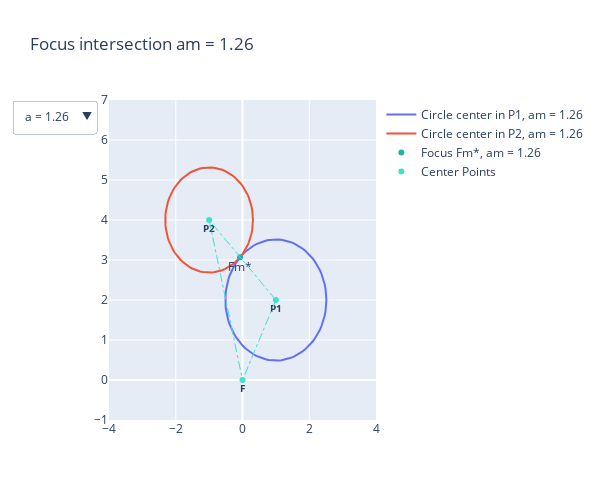

Notebook source saved alongside this figure:
### Markdown cell above
Make the interactive plot

### Code cell
fig = go.Figure()

#para a = 1.3
fig.add_trace(go.Scatter(x=circulo1[0][0], y=circulo1[0][1], mode="lines", name=f"Circle center in P1, am = {np.round(a[0], 2)}"))
fig.add_trace(go.Scatter(x=circulo2[0][0], y=circulo2[0][1], mode="lines", name=f"Circle center in P2, am = {np.round(a[0], 2)}"))

fig.add_trace(go.Scatter(x=[F2_list[0][0]], y=[F2_list[0][1]], mode="markers+text", 
                         text=["Fm*"], textposition="bottom center", textfont=dict(size=12), 
                         marker = dict(color=["LightSeaGreen", "LightSeaGreen"]), name=f"Focus Fm*, am = {np.round(a[0], 2)}"))

#para a = 1.5
fig.add_trace(go.Scatter(x=circulo1[1][0], y=circulo1[1][1], mode="lines", name=f"Circle center in P1, a = {a[1]}", visible=False))
fig.add_trace(go.Scatter(x=circulo2[1][0], y=circulo2[1][1], mode="lines", name=f"Circle center in P2, a = {a[1]}", visible=False))

fig.add_trace(go.Scatter(x=[F1_list[1][0], F2_list[1][0]], y=[F1_list[1][1], F2_list[1][1]], mode="markers+text", 
                         text=["F1**", "F1*"], textposition="bottom center", textfont=dict(size=12), 
                         marker = dict(color=["LightSeaGreen", "LightSeaGreen"]), name=f"Focus F1*, F1** a = {a[1]}", visible=False))

#para a = 1.7
fig.add_trace(go.Scatter(x=circulo1[2][0], y=circulo1[2][1], mode="lines", name=f"Circle center in P1, a = {a[2]}", visible=False))
fig.add_trace(go.Scatter(x=circulo2[2][0], y=circulo2[2][1], mode="lines", name=f"Circle center in P2, a = {a[2]}", visible=False))

fig.add_trace(go.Scatter(x=[F1_list[2][0], F2_list[2][0]], y=[F1_list[2][1], F2_list[2][1]], mode="markers+text", 
                         text=["F2**", "F2*"], textposition="bottom center", textfont=dict(size=12), 
                         marker = dict(color=["LightSeaGreen", "LightSeaGreen"]), name=f"Focus F2*, F2** a = {a[2]}", visible=False))

fig.add_trace(go.Scatter(x=[P1[0], P2[0], F[0]], y=[P1[1], P2[1], F[1]], mode="markers+text", 
                         text=["<b>P1</b>", "<b>P2</b>", "<b>F</b>"], textposition="bottom center", textfont=dict(size=10), 
                         marker = dict(color=["turquoise", "turquoise", "turquoise"]), name="Center Points", visible=True))

fig.add_shape(type="line", xref="x", yref="y", x0=P1[0], y0=P1[1], x1=P2[0], y1=P2[1], visible=True,
              line=dict(
                        color="turquoise",
                        width=1,
                        dash="dashdot"))

fig.add_shape(type="line", xref="x", yref="y", x0=P1[0], y0=P1[1], x1=F[0], y1=F[1], visible=True,
              line=dict(
                        color="turquoise",
                        width=1,
                        dash="dashdot"))

fig.add_shape(type="line", xref="x", yref="y", x0=P2[0], y0=P2[1], x1=F[0], y1=F[1], visible=True,
              line=dict(
                        color="turquoise",
                        width=1,
                        dash="dashdot"))

fig.update_layout(
    updatemenus=[
        dict(
            active=0,
            buttons=list([
                dict(label=f"a = {np.round(a[0], 2)}",
                     method="update",
                     args=[{"visible": [True, True, True, False, False, False, False, False, False]},
                           {"title": "Focus intersection a = 1.3"}]),
                dict(label=f"a = {a[1]}",
                     method="update",
                     args=[{"visible": [False, False, False, True, True, True, False, False, False, True, True, True]},
                           {"title": "Focus intersection a = 1.5"}]),
                dict(label=f"a = {a[2]}",
                     method="update",
                     args=[{"visible": [False, False, False, False, False, False, True, True, True, True, True, True]},
                           {"title": "Focus intersection a = 1.7"}]),           
                dict(label="All",
                     method="update",
                     args=[{"visible": [True, True, True, True, True, True, True, True, True]},
                           {"title": "Focus intersection varying the value of a"}]),
               
            ]),
        )
    ])

fig.update_layout(title=dict(text=f"Focus intersection am = {np.round(a[0], 2)}"), width=600, height=500)
fig.update_xaxes(range=[-4, 4])
fig.update_yaxes(range=[-1, 7])

fig.show()

### Figure 1 — Plotly figure (JSON) as saved in the notebook; plotly's stock layout.template omitted (floating-point values rounded to 4 significant figures)
{"data": [{"mode": "lines", "name": "Circle center in P1, am = 1.26", "type": "scatter", "x": [2.514, 2.511, 2.502, 2.487, 2.466, 2.439, 2.406, 2.367, 2.323, 2.274, 2.219, 2.16, 2.096, 2.027, 1.955, 1.878, 1.798, 1.715, 1.629, 1.54, 1.45, 1.357, 1.263, 1.168, 1.072, 0.976, 0.88, 0.7845, 0.6899, 0.5965, 0.5047, 0.415, 0.3276, 0.2429, 0.1612, 0.08298, 0.008401, -0.06218, -0.1285, -0.1903, -0.2472, -0.2992, -0.3459, -0.3872, -0.4229, -0.4529, -0.477, -0.4952, -0.5074, -0.5135, -0.5135, -0.5074, -0.4952, -0.477, -0.4529, -0.4229, -0.3872, -0.3459, -0.2992, -0.2472, -0.1903, -0.1285, -0.06218, 0.008401, 0.08298, 0.1612, 0.2429, 0.3276, 0.415, 0.5047, 0.5965, 0.6899, 0.7845, 0.88, 0.976, 1.072, 1.168, 1.263, 1.357, 1.45, 1.54, 1.629, 1.715, 1.798, 1.878, 1.955, 2.027, 2.096, 2.16, 2.219, 2.274, 2.323, 2.367, 2.406, 2.439, 2.466, 2.487, 2.502, 2.511, 2.514], "y": [2, 2.096, 2.192, 2.287, 2.38, 2.472, 2.563, 2.651, 2.736, 2.819, 2.898, 2.973, 3.045, 3.112, 3.175, 3.233, 3.287, 3.335, 3.377, 3.414, 3.446, 3.472, 3.491, 3.505, 3.512, 3.514, 3.509, 3.499, 3.482, 3.459, 3.431, 3.397, 3.357, 3.311, 3.261, 3.205, 3.144, 3.079, 3.01, 2.936, 2.859, 2.778, 2.694, 2.607, 2.518, 2.427, 2.334, 2.239, 2.144, 2.048, 1.952, 1.856, 1.761, 1.666, 1.573, 1.482, 1.393, 1.306, 1.222, 1.141, 1.064, 0.9904, 0.9208, 0.8556, 0.795, 0.7393, 0.6887, 0.6433, 0.6034, 0.5691, 0.5405, 0.5179, 0.5012, 0.4905, 0.486, 0.4875, 0.4951, 0.5088, 0.5285, 0.5541, 0.5855, 0.6226, 0.6653, 0.7133, 0.7666, 0.8247, 0.8877, 0.9551, 1.027, 1.102, 1.181, 1.264, 1.349, 1.437, 1.528, 1.62, 1.713, 1.808, 1.904, 2.0]}, {"mode": "lines", "name": "Circle center in P2, am = 1.26", "type": "scatter", "x": [0.3142, 0.3116, 0.3036, 0.2905, 0.2721, 0.2486, 0.2201, 0.1866, 0.1484, 0.1056, 0.0583, 0.006746, -0.04886, -0.1083, -0.1713, -0.2377, -0.3071, -0.3793, -0.4541, -0.531, -0.6098, -0.6902, -0.7718, -0.8543, -0.9375, -1.021, -1.104, -1.187, -1.269, -1.35, -1.43, -1.508, -1.584, -1.657, -1.728, -1.796, -1.861, -1.922, -1.979, -2.033, -2.082, -2.128, -2.168, -2.204, -2.235, -2.261, -2.282, -2.298, -2.308, -2.314, -2.314, -2.308, -2.298, -2.282, -2.261, -2.235, -2.204, -2.168, -2.128, -2.082, -2.033, -1.979, -1.922, -1.861, -1.796, -1.728, -1.657, -1.584, -1.508, -1.43, -1.35, -1.269, -1.187, -1.104, -1.021, -0.9375, -0.8543, -0.7718, -0.6902, -0.6098, -0.531, -0.4541, -0.3793, -0.3071, -0.2377, -0.1713, -0.1083, -0.04886, 0.006746, 0.0583, 0.1056, 0.1484, 0.1866, 0.2201, 0.2486, 0.2721, 0.2905, 0.3036, 0.3116, 0.3142], "y": [4, 4.083, 4.166, 4.249, 4.33, 4.41, 4.488, 4.565, 4.639, 4.711, 4.779, 4.845, 4.907, 4.965, 5.02, 5.071, 5.117, 5.158, 5.195, 5.228, 5.255, 5.277, 5.294, 5.306, 5.313, 5.314, 5.31, 5.301, 5.286, 5.267, 5.242, 5.212, 5.178, 5.138, 5.094, 5.046, 4.993, 4.937, 4.876, 4.812, 4.745, 4.675, 4.602, 4.527, 4.449, 4.37, 4.29, 4.208, 4.125, 4.042, 3.958, 3.875, 3.792, 3.71, 3.63, 3.551, 3.473, 3.398, 3.325, 3.255, 3.188, 3.124, 3.063, 3.007, 2.954, 2.906, 2.862, 2.822, 2.788, 2.758, 2.733, 2.714, 2.699, 2.69, 2.686, 2.687, 2.694, 2.706, 2.723, 2.745, 2.772, 2.805, 2.842, 2.883, 2.929, 2.98, 3.035, 3.093, 3.155, 3.221, 3.289, 3.361, 3.435, 3.512, 3.59, 3.67, 3.751, 3.834, 3.917, 4.0]}, {"marker": {"color": ["LightSeaGreen", "LightSeaGreen"]}, "mode": "markers+text", "name": "Focus Fm*, am = 1.26", "text": ["Fm*"], "textfont": {"size": 12}, "textposition": "bottom center", "type": "scatter", "x": [-0.07071], "y": [3.071]}, {"mode": "lines", "name": "Circle center in P1, a = 1.5", "type": "scatter", "visible": false, "x": [3, 2.996, 2.984, 2.964, 2.936, 2.9, 2.857, 2.806, 2.748, 2.683, 2.611, 2.532, 2.447, 2.357, 2.261, 2.16, 2.054, 1.945, 1.831, 1.714, 1.594, 1.472, 1.347, 1.222, 1.095, 0.9683, 0.8415, 0.7154, 0.5904, 0.4671, 0.3459, 0.2273, 0.1119, -4.441e-16, -0.1078, -0.2112, -0.3097, -0.4029, -0.4905, -0.5721, -0.6474, -0.716, -0.7777, -0.8322, -0.8794, -0.919, -0.9509, -0.9749, -0.9909, -0.999, -0.999, -0.9909, -0.9749, -0.9509, -0.919, -0.8794, -0.8322, -0.7777, -0.716, -0.6474, -0.5721, -0.4905, -0.4029, -0.3097, -0.2112, -0.1078, 7.772e-16, 0.1119, 0.2273, 0.3459, 0.4671, 0.5904, 0.7154, 0.8415, 0.9683, 1.095, 1.222, 1.347, 1.472, 1.594, 1.714, 1.831, 1.945, 2.054, 2.16, 2.261, 2.357, 2.447, 2.532, 2.611, 2.683, 2.748, 2.806, 2.857, 2.9, 2.936, 2.964, 2.984, 2.996, 3], "y": [2, 2.127, 2.253, 2.379, 2.502, 2.624, 2.743, 2.86, 2.972, 3.081, 3.186, 3.286, 3.38, 3.469, 3.552, 3.629, 3.699, 3.763, 3.819, 3.868, 3.91, 3.944, 3.97, 3.988, 3.998, 4.0, 3.994, 3.98, 3.958, 3.928, 3.89, 3.845, 3.792, 3.732, 3.665, 3.592, 3.511, 3.425, 3.334, 3.236, 3.134, 3.027, 2.916, 2.802, 2.684, 2.563, 2.441, 2.316, 2.19, 2.063, 1.937, 1.81, 1.684, 1.559, 1.437, 1.316, 1.198, 1.084, 0.9726, 0.8659, 0.7637, 0.6665, 0.5746, 0.4885, 0.4085, 0.3349, 0.2679, 0.208, 0.1553, 0.11, 0.07232, 0.0424, 0.02036, 0.00629, 0.0002517, 0.002265, 0.01232, 0.03038, 0.05638, 0.0902, 0.1317, 0.1807, 0.2371, 0.3005, 0.3708, 0.4477, 0.5308, 0.6198, 0.7144, 0.8142, 0.9187, 1.028, 1.14, 1.257, 1.376, 1.498, 1.621, 1.747, 1.873, 2.0]}, {"mode": "lines", "name": "Circle center in P2, a = 1.5", "type": "scatter", "visible": false, "x": [0.8, 0.7964, 0.7855, 0.7675, 0.7423, 0.7101, 0.6711, 0.6253, 0.5729, 0.5143, 0.4495, 0.3789, 0.3027, 0.2213, 0.135, 0.0441, -0.05099, -0.1499, -0.2523, -0.3576, -0.4655, -0.5756, -0.6874, -0.8005, -0.9144, -1.029, -1.143, -1.256, -1.369, -1.48, -1.589, -1.695, -1.799, -1.9, -1.997, -2.09, -2.179, -2.263, -2.341, -2.415, -2.483, -2.544, -2.6, -2.649, -2.691, -2.727, -2.756, -2.777, -2.792, -2.799, -2.799, -2.792, -2.777, -2.756, -2.727, -2.691, -2.649, -2.6, -2.544, -2.483, -2.415, -2.341, -2.263, -2.179, -2.09, -1.997, -1.9, -1.799, -1.695, -1.589, -1.48, -1.369, -1.256, -1.143, -1.029, -0.9144, -0.8005, -0.6874, -0.5756, -0.4655, -0.3576, -0.2523, -0.1499, -0.05099, 0.0441, 0.135, 0.2213, 0.3027, 0.3789, 0.4495, 0.5143, 0.5729, 0.6253, 0.6711, 0.7101, 0.7423, 0.7675, 0.7855, 0.7964, 0.8], "y": [4, 4.114, 4.228, 4.341, 4.452, 4.562, 4.669, 4.774, 4.875, 4.973, 5.067, 5.157, 5.242, 5.322, 5.397, 5.466, 5.53, 5.587, 5.637, 5.681, 5.719, 5.749, 5.773, 5.789, 5.798, 5.8, 5.794, 5.782, 5.762, 5.735, 5.701, 5.66, 5.613, 5.559, 5.499, 5.432, 5.36, 5.283, 5.2, 5.113, 5.021, 4.925, 4.825, 4.722, 4.616, 4.507, 4.397, 4.284, 4.171, 4.057, 3.943, 3.829, 3.716, 3.603, 3.493, 3.384, 3.278, 3.175, 3.075, 2.979, 2.887, 2.8, 2.717, 2.64, 2.568, 2.501, 2.441, 2.387, 2.34, 2.299, 2.265, 2.238, 2.218, 2.206, 2.2, 2.202, 2.211, 2.227, 2.251, 2.281, 2.319, 2.363, 2.413, 2.47, 2.534, 2.603, 2.678, 2.758, 2.843, 2.933, 3.027, 3.125, 3.226, 3.331, 3.438, 3.548, 3.659, 3.772, 3.886, 4.0]}, {"marker": {"color": ["LightSeaGreen", "LightSeaGreen"]}, "mode": "markers+text", "name": "Focus F1*, F1** a = 1.5", "text": ["F1**", "F1*"], "textfont": {"size": 12}, "textposition": "bottom center", "type": "scatter", "visible": false, "x": [0.8, -0.99], "y": [3.99, 2.2]}, {"mode": "lines", "name": "Circle center in P1, a = 1.7", "type": "scatter", "visible": false, "x": [3.4, 3.395, 3.381, 3.357, 3.323, 3.28, 3.228, 3.167, 3.097, 3.019, 2.933, 2.839, 2.737, 2.628, 2.513, 2.392, 2.265, 2.133, 1.997, 1.857, 1.713, 1.566, 1.417, 1.266, 1.114, 0.9619, 0.8098, 0.6584, 0.5085, 0.3605, 0.215, 0.07277, -0.06576, -0.2, -0.3294, -0.4535, -0.5717, -0.6835, -0.7886, -0.8865, -0.9768, -1.059, -1.133, -1.199, -1.255, -1.303, -1.341, -1.37, -1.389, -1.399, -1.399, -1.389, -1.37, -1.341, -1.303, -1.255, -1.199, -1.133, -1.059, -0.9768, -0.8865, -0.7886, -0.6835, -0.5717, -0.4535, -0.3294, -0.2, -0.06576, 0.07277, 0.215, 0.3605, 0.5085, 0.6584, 0.8098, 0.9619, 1.114, 1.266, 1.417, 1.566, 1.713, 1.857, 1.997, 2.133, 2.265, 2.392, 2.513, 2.628, 2.737, 2.839, 2.933, 3.019, 3.097, 3.167, 3.228, 3.28, 3.323, 3.357, 3.381, 3.395, 3.4], "y": [2, 2.152, 2.304, 2.454, 2.603, 2.749, 2.892, 3.032, 3.167, 3.298, 3.423, 3.543, 3.656, 3.763, 3.863, 3.955, 4.039, 4.115, 4.183, 4.242, 4.292, 4.332, 4.364, 4.385, 4.397, 4.4, 4.392, 4.376, 4.349, 4.313, 4.268, 4.214, 4.15, 4.078, 3.998, 3.91, 3.814, 3.71, 3.6, 3.484, 3.361, 3.233, 3.1, 2.962, 2.821, 2.676, 2.529, 2.379, 2.228, 2.076, 1.924, 1.772, 1.621, 1.471, 1.324, 1.179, 1.038, 0.9003, 0.7672, 0.6391, 0.5164, 0.3998, 0.2895, 0.1862, 0.09017, 0.001832, -0.07846, -0.1504, -0.2137, -0.268, -0.3132, -0.3491, -0.3756, -0.3925, -0.3997, -0.3973, -0.3852, -0.3635, -0.3323, -0.2918, -0.242, -0.1831, -0.1155, -0.03934, 0.04502, 0.1372, 0.237, 0.3438, 0.4573, 0.577, 0.7025, 0.8331, 0.9685, 1.108, 1.251, 1.397, 1.546, 1.696, 1.848, 2.0]}, {"mode": "lines", "name": "Circle center in P2, a = 1.7", "type": "scatter", "visible": false, "x": [1.2, 1.196, 1.182, 1.16, 1.129, 1.09, 1.042, 0.9864, 0.9225, 0.8508, 0.7716, 0.6853, 0.5922, 0.4927, 0.3872, 0.2761, 0.1599, 0.039, -0.08609, -0.2149, -0.3468, -0.4813, -0.618, -0.7562, -0.8953, -1.035, -1.174, -1.313, -1.451, -1.586, -1.72, -1.85, -1.977, -2.1, -2.219, -2.332, -2.441, -2.543, -2.64, -2.729, -2.812, -2.888, -2.955, -3.015, -3.067, -3.111, -3.146, -3.172, -3.19, -3.199, -3.199, -3.19, -3.172, -3.146, -3.111, -3.067, -3.015, -2.955, -2.888, -2.812, -2.729, -2.64, -2.543, -2.441, -2.332, -2.219, -2.1, -1.977, -1.85, -1.72, -1.586, -1.451, -1.313, -1.174, -1.035, -0.8953, -0.7562, -0.618, -0.4813, -0.3468, -0.2149, -0.08609, 0.039, 0.1599, 0.2761, 0.3872, 0.4927, 0.5922, 0.6853, 0.7716, 0.8508, 0.9225, 0.9864, 1.042, 1.09, 1.129, 1.16, 1.182, 1.196, 1.2], "y": [4, 4.14, 4.279, 4.416, 4.553, 4.686, 4.818, 4.946, 5.07, 5.189, 5.304, 5.414, 5.518, 5.616, 5.708, 5.792, 5.869, 5.939, 6.001, 6.055, 6.101, 6.138, 6.167, 6.186, 6.198, 6.2, 6.193, 6.178, 6.153, 6.12, 6.079, 6.029, 5.971, 5.905, 5.832, 5.751, 5.663, 5.568, 5.467, 5.36, 5.248, 5.13, 5.008, 4.882, 4.752, 4.62, 4.485, 4.348, 4.209, 4.07, 3.93, 3.791, 3.652, 3.515, 3.38, 3.248, 3.118, 2.992, 2.87, 2.752, 2.64, 2.533, 2.432, 2.337, 2.249, 2.168, 2.095, 2.029, 1.971, 1.921, 1.88, 1.847, 1.822, 1.807, 1.8, 1.802, 1.814, 1.833, 1.862, 1.899, 1.945, 1.999, 2.061, 2.131, 2.208, 2.292, 2.384, 2.482, 2.586, 2.696, 2.811, 2.93, 3.054, 3.182, 3.314, 3.447, 3.584, 3.721, 3.86, 4.0]}, {"marker": {"color": ["LightSeaGreen", "LightSeaGreen"]}, "mode": "markers+text", "name": "Focus F2*, F2** a = 1.7", "text": ["F2**", "F2*"], "textfont": {"size": 12}, "textposition": "bottom center", "type": "scatter", "visible": false, "x": [1.164, -1.394], "y": [4.394, 1.836]}, {"marker": {"color": ["turquoise", "turquoise", "turquoise"]}, "mode": "markers+text", "name": "Center Points", "text": ["<b>P1</b>", "<b>P2</b>", "<b>F</b>"], "textfont": {"size": 10}, "textposition": "bottom center", "type": "scatter", "visible": true, "x": [1, -1, 0], "y": [2, 4, 0]}], "layout": {"height": 500, "shapes": [{"line": {"color": "turquoise", "dash": "dashdot", "width": 1}, "type": "line", "visible": true, "x0": 1, "x1": -1, "xref": "x", "y0": 2, "y1": 4, "yref": "y"}, {"line": {"color": "turquoise", "dash": "dashdot", "width": 1}, "type": "line", "visible": true, "x0": 1, "x1": 0, "xref": "x", "y0": 2, "y1": 0, "yref": "y"}, {"line": {"color": "turquoise", "dash": "dashdot", "width": 1}, "type": "line", "visible": true, "x0": -1, "x1": 0, "xref": "x", "y0": 4, "y1": 0, "yref": "y"}], "title": {"text": "Focus intersection am = 1.26"}, "updatemenus": [{"active": 0, "buttons": [{"args": [{"visible": [true, true, true, false, false, false, false, false, false]}, {"title": "Focus intersection a = 1.3"}], "label": "a = 1.26", "method": "update"}, {"args": [{"visible": [false, false, false, true, true, true, false, false, false, true, true, true]}, {"title": "Focus intersection a = 1.5"}], "label": "a = 1.5", "method": "update"}, {"args": [{"visible": [false, false, false, false, false, false, true, true, true, true, true, true]}, {"title": "Focus intersection a = 1.7"}], "label": "a = 1.7", "method": "update"}, {"args": [{"visible": [true, true, true, true, true, true, true, true, true]}, {"title": "Focus intersection varying the value of a"}], "label": "All", "method": "update"}]}], "width": 600, "xaxis": {"range": [-4, 4]}, "yaxis": {"range": [-1, 7]}}}
